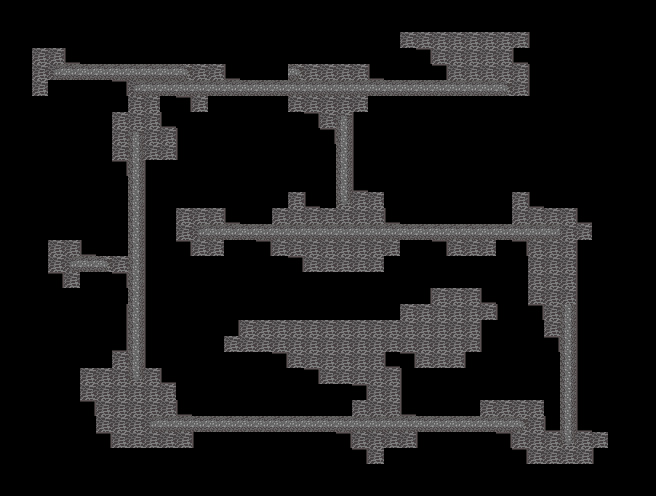

This game map was drawn from its Tiled (.tmx) file and the tilesets committed beside it. A one-line description and the trimmed map source follow:
An orthogonal 41x31 tile map with 16x16 px tiles, 1 tile layer (Tile Layer 1) and 88 objects.

<map version="1.0" orientation="orthogonal" width="41" height="31" tilewidth="16" tileheight="16">
 <tileset firstgid="1" name="tiles" tilewidth="16" tileheight="16">
  <image source="tiles.png" width="176" height="80" />
 </tileset>
 <layer name="Tile Layer 1" width="41" height="31">
  <data>[1271 cells, 1271 non-empty, 13 distinct tile ids]</data>
 </layer>
 <objectgroup name="Objects" width="41" height="31">
  <object x="384" y="16" width="16" height="64" />
  <object x="400" y="48" width="32" height="32" />
  <object x="432" y="64" width="16" height="16" />
  <object x="512" y="48" width="16" height="16" />
  <object x="528" y="32" width="16" height="80" />
  <object x="368" y="96" width="160" height="16" />
  <object x="352" y="112" width="16" height="80" />
  <object x="368" y="176" width="16" height="16" />
  <object x="384" y="176" width="16" height="48" />
  <object x="400" y="208" width="112" height="16" />
  <object x="496" y="176" width="16" height="32" />
  <object x="512" y="176" width="32" height="16" />
  <object x="528" y="192" width="48" height="16" />
  <object x="576" y="192" width="16" height="32" />
  <object x="592" y="224" width="16" height="16" />
  <object x="576" y="240" width="16" height="192" />
  <object x="592" y="416" width="32" height="16" />
  <object x="608" y="432" width="16" height="16" />
  <object x="592" y="448" width="16" height="16" />
  <object x="528" y="464" width="64" height="16" />
  <object x="512" y="448" width="16" height="16" />
  <object x="416" y="432" width="96" height="16" />
  <object x="400" y="400" width="80" height="16" />
  <object x="384" y="352" width="32" height="16" />
  <object x="400" y="368" width="16" height="32" />
  <object x="416" y="368" width="48" height="16" />
  <object x="464" y="352" width="16" height="16" />
  <object x="480" y="320" width="16" height="32" />
  <object x="496" y="304" width="16" height="16" />
  <object x="480" y="288" width="16" height="16" />
  <object x="432" y="272" width="48" height="16" />
  <object x="400" y="288" width="32" height="16" />
  <object x="240" y="304" width="160" height="16" />
  <object x="224" y="320" width="16" height="16" />
  <object x="208" y="336" width="16" height="16" />
  <object x="224" y="352" width="64" height="16" />
  <object x="288" y="368" width="32" height="16" />
  <object x="320" y="384" width="48" height="16" />
  <object x="176" y="400" width="176" height="16" />
  <object x="192" y="432" width="160" height="16" />
  <object x="352" y="448" width="16" height="16" />
  <object x="368" y="464" width="16" height="16" />
  <object x="384" y="448" width="48" height="16" />
  <object x="112" y="448" width="80" height="16" />
  <object x="80" y="400" width="16" height="32" />
  <object x="96" y="432" width="16" height="16" />
  <object x="64" y="368" width="16" height="32" />
  <object x="80" y="352" width="32" height="16" />
  <object x="80" y="272" width="48" height="80" />
  <object x="80" y="160" width="48" height="96" />
  <object x="48" y="80" width="80" height="32" />
  <object x="96" y="112" width="16" height="48" />
  <object x="160" y="96" width="32" height="32" />
  <object x="208" y="96" width="80" height="16" />
  <object x="192" y="112" width="128" height="16" />
  <object x="304" y="128" width="32" height="80" />
  <object x="288" y="176" width="16" height="16" />
  <object x="272" y="192" width="16" height="16" />
  <object x="224" y="208" width="48" height="16" />
  <object x="144" y="160" width="80" height="48" />
  <object x="176" y="128" width="16" height="32" />
  <object x="16" y="48" width="16" height="48" />
  <object x="16" y="96" width="32" height="16" />
  <object x="32" y="32" width="32" height="16" />
  <object x="64" y="48" width="160" height="16" />
  <object x="224" y="48" width="64" height="32" />
  <object x="288" y="48" width="96" height="16" />
  <object x="368" y="64" width="16" height="16" />
  <object x="48" y="224" width="32" height="16" />
  <object x="32" y="240" width="16" height="32" />
  <object x="48" y="272" width="16" height="16" />
  <object x="64" y="288" width="16" height="16" />
  <object x="144" y="208" width="16" height="160" />
  <object x="160" y="208" width="16" height="176" />
  <object x="176" y="240" width="16" height="16" />
  <object x="192" y="256" width="32" height="16" />
  <object x="224" y="240" width="48" height="16" />
  <object x="272" y="256" width="32" height="16" />
  <object x="304" y="272" width="80" height="16" />
  <object x="384" y="256" width="16" height="16" />
  <object x="400" y="240" width="48" height="16" />
  <object x="448" y="256" width="48" height="16" />
  <object x="496" y="240" width="32" height="64" />
  <object x="528" y="304" width="16" height="32" />
  <object x="544" y="336" width="16" height="96" />
  <object x="480" y="384" width="64" height="16" />
  <object x="176" y="384" width="16" height="16" />
  <object x="400" y="16" width="144" height="16" />
 </objectgroup>
</map>